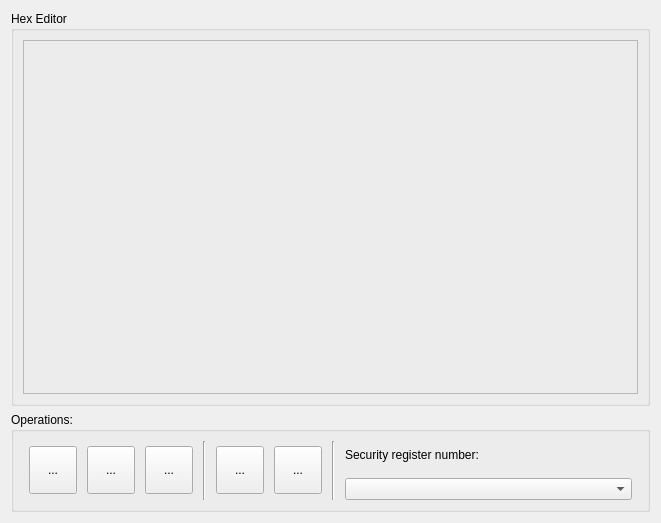
<?xml version="1.0" encoding="UTF-8"?>
<ui version="4.0">
 <class>DialogSecurity</class>
 <widget class="QDialog" name="DialogSecurity">
  <property name="geometry">
   <rect>
    <x>0</x>
    <y>0</y>
    <width>661</width>
    <height>523</height>
   </rect>
  </property>
  <property name="windowTitle">
   <string>Security registers</string>
  </property>
  <property name="windowIcon">
   <iconset resource="recource.qrc">
    <normaloff>:/res/img/write64.png</normaloff>:/res/img/write64.png</iconset>
  </property>
  <layout class="QVBoxLayout" name="verticalLayout">
   <item>
    <widget class="QGroupBox" name="groupBox_2">
     <property name="title">
      <string>Hex Editor</string>
     </property>
     <layout class="QVBoxLayout" name="verticalLayout_3">
      <property name="sizeConstraint">
       <enum>QLayout::SetMaximumSize</enum>
      </property>
      <item>
       <widget class="QFrame" name="frame">
        <property name="minimumSize">
         <size>
          <width>610</width>
          <height>350</height>
         </size>
        </property>
        <property name="frameShape">
         <enum>QFrame::StyledPanel</enum>
        </property>
        <property name="frameShadow">
         <enum>QFrame::Raised</enum>
        </property>
       </widget>
      </item>
     </layout>
    </widget>
   </item>
   <item>
    <widget class="QGroupBox" name="groupBox">
     <property name="minimumSize">
      <size>
       <width>0</width>
       <height>100</height>
      </size>
     </property>
     <property name="maximumSize">
      <size>
       <width>16777215</width>
       <height>100</height>
      </size>
     </property>
     <property name="title">
      <string>Operations:</string>
     </property>
     <layout class="QHBoxLayout" name="horizontalLayout_3">
      <item>
       <layout class="QHBoxLayout" name="horizontalLayout_2">
        <property name="spacing">
         <number>10</number>
        </property>
        <property name="leftMargin">
         <number>6</number>
        </property>
        <property name="rightMargin">
         <number>6</number>
        </property>
        <item>
         <widget class="QToolButton" name="toolButton_read">
          <property name="minimumSize">
           <size>
            <width>48</width>
            <height>48</height>
           </size>
          </property>
          <property name="maximumSize">
           <size>
            <width>48</width>
            <height>48</height>
           </size>
          </property>
          <property name="toolTip">
           <string>Reading security register data from the chip</string>
          </property>
          <property name="text">
           <string>...</string>
          </property>
          <property name="icon">
           <iconset resource="recource.qrc">
            <normaloff>:/res/img/read64.png</normaloff>:/res/img/read64.png</iconset>
          </property>
          <property name="iconSize">
           <size>
            <width>48</width>
            <height>48</height>
           </size>
          </property>
         </widget>
        </item>
        <item>
         <widget class="QToolButton" name="toolButton_erase">
          <property name="minimumSize">
           <size>
            <width>48</width>
            <height>48</height>
           </size>
          </property>
          <property name="maximumSize">
           <size>
            <width>48</width>
            <height>48</height>
           </size>
          </property>
          <property name="toolTip">
           <string>Erasing security register data</string>
          </property>
          <property name="text">
           <string>...</string>
          </property>
          <property name="icon">
           <iconset resource="recource.qrc">
            <normaloff>:/res/img/erase64.png</normaloff>:/res/img/erase64.png</iconset>
          </property>
          <property name="iconSize">
           <size>
            <width>48</width>
            <height>48</height>
           </size>
          </property>
         </widget>
        </item>
        <item>
         <widget class="QToolButton" name="toolButton_write">
          <property name="minimumSize">
           <size>
            <width>48</width>
            <height>48</height>
           </size>
          </property>
          <property name="maximumSize">
           <size>
            <width>48</width>
            <height>48</height>
           </size>
          </property>
          <property name="toolTip">
           <string>Writing data to the security register</string>
          </property>
          <property name="text">
           <string>...</string>
          </property>
          <property name="icon">
           <iconset resource="recource.qrc">
            <normaloff>:/res/img/write64.png</normaloff>:/res/img/write64.png</iconset>
          </property>
          <property name="iconSize">
           <size>
            <width>48</width>
            <height>48</height>
           </size>
          </property>
         </widget>
        </item>
        <item>
         <widget class="Line" name="line">
          <property name="orientation">
           <enum>Qt::Vertical</enum>
          </property>
         </widget>
        </item>
        <item>
         <widget class="QToolButton" name="toolButton_open">
          <property name="minimumSize">
           <size>
            <width>48</width>
            <height>48</height>
           </size>
          </property>
          <property name="maximumSize">
           <size>
            <width>48</width>
            <height>48</height>
           </size>
          </property>
          <property name="toolTip">
           <string>Open a binary file from a computer</string>
          </property>
          <property name="text">
           <string>...</string>
          </property>
          <property name="icon">
           <iconset resource="recource.qrc">
            <normaloff>:/res/img/open64.png</normaloff>:/res/img/open64.png</iconset>
          </property>
          <property name="iconSize">
           <size>
            <width>48</width>
            <height>48</height>
           </size>
          </property>
         </widget>
        </item>
        <item>
         <widget class="QToolButton" name="toolButton_save">
          <property name="minimumSize">
           <size>
            <width>48</width>
            <height>48</height>
           </size>
          </property>
          <property name="maximumSize">
           <size>
            <width>48</width>
            <height>48</height>
           </size>
          </property>
          <property name="toolTip">
           <string>Save the binary file on the computer</string>
          </property>
          <property name="text">
           <string>...</string>
          </property>
          <property name="icon">
           <iconset resource="recource.qrc">
            <normaloff>:/res/img/save64.png</normaloff>:/res/img/save64.png</iconset>
          </property>
          <property name="iconSize">
           <size>
            <width>48</width>
            <height>48</height>
           </size>
          </property>
         </widget>
        </item>
        <item>
         <widget class="Line" name="line_2">
          <property name="orientation">
           <enum>Qt::Vertical</enum>
          </property>
         </widget>
        </item>
        <item>
         <layout class="QVBoxLayout" name="verticalLayout_2">
          <item>
           <widget class="QLabel" name="label">
            <property name="text">
             <string>Security register number:</string>
            </property>
           </widget>
          </item>
          <item>
           <widget class="QComboBox" name="comboBox_regnum"/>
          </item>
         </layout>
        </item>
       </layout>
      </item>
     </layout>
    </widget>
   </item>
  </layout>
 </widget>
 <resources>
  <include location="recource.qrc"/>
 </resources>
 <connections/>
</ui>
